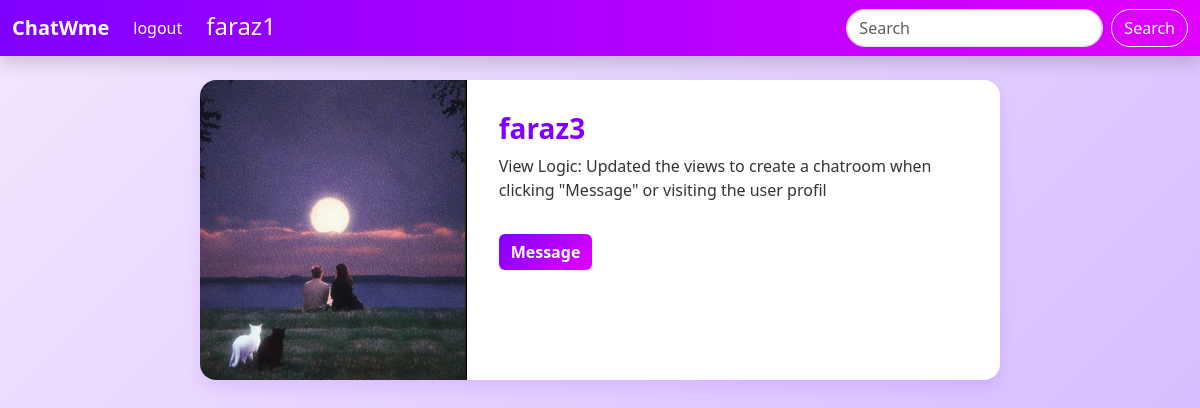
The app's page /accounts/userprofile/faraz3/ (signed in) with its own data.
### accounts/models.py (models this page shows)
class CustomUser(AbstractUser):
    avatar= models.FileField(upload_to=user_avatar_path, blank=True, null=True, default='accounts/avatars/default.png')
    bio = models.TextField(blank=True, null=True)
    name= models.CharField(max_length=100, default="user")

### accounts/views.py (the view)
# urls.py: path('userprofile/<str:username>/', views.userprofile, name="userprofile"),
@login_required
def userprofile(request, username):
    profile_user = User.objects.get(username=username)
    current_user = request.user
    show_message_button = profile_user != current_user
    context = {
        "username": profile_user.username,
        "bio": profile_user.bio,
        "avatar": profile_user.avatar,
        "show_message_button": show_message_button
    }
    return render(request, "accounts/userprofile.html", context)

### accounts/templates/accounts/userprofile.html (shortened to what this page needs)
{% extends "chat/base.html" %}
{% load static %}
{% block start %}
<div class="container py-4">
  <div class="profile-wrapper">
    <div class="card profile-card">
      <div class="row g-0">
        <div class="col-md-4 profile-image-container">
          {% if avatar %}
            <img src="/media/{{ avatar }}" alt="Profile Picture" class="img-fluid profile-image">
          {% else %}
            <div class="profile-placeholder">
              {{ username|first|upper }}
            </div>
          {% endif %}
        </div>
        <div class="col-md-8">
          <div class="profile-body">
            <h3>{{ username }}</h3>
            <div>
              {% if bio %}
                <p>{{ bio }}</p>
              {% else %}
                <p class="text-muted">This user hasn't added a bio yet.</p>
              {% endif %}
            </div>
            {% if show_message_button %}
              <a href="{% url 'create_chat' username %}" class="btn btn-purple mt-3">
                 Message
              </a>
            {% endif %}
          </div>
        </div>
      </div>
    </div>
  </div>
</div>
{% endblock %}

### chat/templates/chat/base.html (shortened to what this page needs)
<!DOCTYPE html>
<html lang="en">
<head>
  <link href="https://cdn.jsdelivr.net/npm/bootstrap@5.3.5/dist/css/bootstrap.min.css" rel="stylesheet"
>
</head>
<body>
  <nav class="navbar navbar-expand-lg shadow">
    <div class="container-fluid">
      <a class="navbar-brand fw-bold" href="/">ChatWme</a>
      <div class="collapse navbar-collapse" id="navbarSupportedContent">
        <ul class="navbar-nav me-auto mb-2 mb-lg-0">
          {% if not user.is_authenticated %}
          <li class="nav-item">
            <a class="nav-link active" aria-current="page" href="{% url 'home' %}">Register</a>
          </li>
          {% else %}
          <li class="nav-item">
            <a class="nav-link" href="{% url 'logout' %}">logout</a>
          </li>
          <h4 class="mx-3 my-1">{{ user.username }}</h4>
          {% endif %}
        </ul>
        <form class="d-flex" role="search" method="GET" action="{% url 'search' %}">
          <input class="form-control me-2" type="search" placeholder="Search" aria-label="Search" name="searchkey">
          <button class="btn btn-outline-success" type="submit">Search</button>
        </form>
      </div>
    </div>
  </nav>
  {% block start %}
  {% endblock %}
</body>
</html>

### chat/templates/chat/base.html (style rules this page uses)
body { background: linear-gradient(135deg, #f3e7ff, #d0b3ff); min-height: 100vh; font-family: 'Segoe UI', Tahoma, Geneva, Verdana, sans-serif; }
.navbar { background: linear-gradient(90deg, #7f00ff, #e100ff); }
.navbar-brand, .nav-link, h4 { color: white !important; }
form .form-control { border-radius: 20px; }
form .btn-outline-success { border-radius: 20px; color: white; border-color: white; }

### accounts/templates/accounts/userprofile.html (style rules this page uses)
:root { --primary-color: #7f00ff; --secondary-color: #e100ff; --text-color: #333; --muted-color: #6c757d; }
.profile-wrapper { max-width: 800px; margin: 0 auto; }
.profile-card { border: none; border-radius: 1rem; overflow: hidden; box-shadow: 0 8px 16px rgba(127, 0, 255, 0.1); }
.profile-image-container { height: 100%; max-height: 300px; overflow: hidden; }
.profile-image { width: 100%; height: 100%; object-fit: cover; }
.profile-body { padding: 2rem; }
.profile-body h3 { font-weight: bold; color: var(--primary-color); }
.profile-body p { color: var(--text-color); }
.btn-purple { background: linear-gradient(135deg, var(--primary-color), var(--secondary-color)); border: none; color: white; font-weight: 600; transition: 0.3s ease-in-out; }

### records on screen
CustomUser: username "faraz1"
CustomUser: avatar (picture), username "faraz3", bio "View Logic: Updated the views to create a chatroom when clicking \"Message\" or visiting the user profil"
